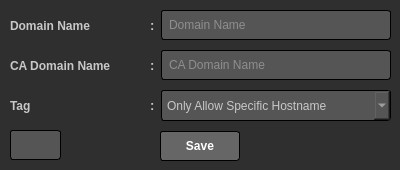
<?xml version="1.0" encoding="UTF-8"?>
<ui version="4.0">
 <class>Dialog</class>
 <widget class="QDialog" name="Dialog">
  <property name="geometry">
   <rect>
    <x>0</x>
    <y>0</y>
    <width>400</width>
    <height>170</height>
   </rect>
  </property>
  <property name="minimumSize">
   <size>
    <width>400</width>
    <height>170</height>
   </size>
  </property>
  <property name="maximumSize">
   <size>
    <width>400</width>
    <height>170</height>
   </size>
  </property>
  <property name="windowTitle">
   <string>Dialog</string>
  </property>
  <property name="windowIcon">
   <iconset>
    <normaloff>img/icon.ico</normaloff>img/icon.ico</iconset>
  </property>
  <property name="styleSheet">
   <string notr="true">QWidget{
background-color:rgb(47, 47, 47);
color:rgb(200, 200, 200)
}
QTabWidget::pane {
	border: 1px solid rgb(128, 128, 128);
	border-radius: 3px;
}
QTabBar::tab 
{
    background: #48555E;
    color: white;   
	padding:5px;
    border: 1px solid #000;
	border-top-left-radius: 3px;
	border-top-right-radius: 3px;
}
QTabBar::tab:selected, 
QTabBar::tab:hover 
{
    border-top-color: #1D2A32;
    border-color: #40494E;
    color: black;
    background: qlineargradient(x1: 0, y1: 0, x2: 0, y2: 1, stop: 0 #C1D8E8, stop: 1 #F0F5F8); 
}
QLineEdit, QComboBox, QTextEdit{
	background-color: rgb(85,85,85);
	border-color: rgb(0, 0, 0);
	border-width : 1px;
	border-style:inset;
	padding: 5px;
	border-radius:3px;
}
QPushButton{
	background:rgb(102, 102, 102);
	color:rgb(255, 255, 255);
	border-radius:3px;
	padding-top:5px;
	padding-bottom:5px;
	padding-right:10px;
	padding-left:10px;
	border-color: rgb(0, 0, 0);
	border-width : 1px;
	border-style:inset;
}
QPushButton:hover{
	background-color:rgb(128, 128, 128);
}
QPushButton:pressed{
	background-color:#A4A4A4;
	color:#000
}
QLabel{
	border:0px;
}
QCheckBox{
	border:0px;
}
QTextBrowser{
	color: rgb(230, 230, 230);
	padding:10px;
	background-image: url(template/img/logo.png);
	background-repeat: no-repeat;
  	background-attachment: fixed;
 	background-position: center;
}
QGroupBox {
    border: 2px solid gray;
    border-radius: 5px;
    margin-top: 1ex; /* leave space at the top for the title */
}

QGroupBox::title {
    subcontrol-origin: margin;
    subcontrol-position: top center; /* position at the top center */
    padding: 0 5px;
}
QGroupBox::indicator {
    width: 13px;
    height: 13px;
}
QGroupBox#groupBoxNotifications::indicator:unchecked, QGroupBox#groupBoxNotifications::indicator:checked {
	image: url(template/img/notification.png);
}
QGroupBox#groupBoxSettings::indicator:unchecked, QGroupBox#groupBoxSettings::indicator:checked {
	image: url(template/img/settings.png);
}

QGroupBox#groupBoxBrowsers::indicator:unchecked, QGroupBox#groupBoxBrowsers::indicator:checked {
	image: url(template/img/browser.png);
}

QGroupBox#groupBoxTelegram::indicator:unchecked, QGroupBox#groupBoxTelegram::indicator:checked{
	image: url(template/img/telegram.png);
}

QGroupBox#groupBoxAccountSettings::indicator:unchecked, QGroupBox#groupBoxAccountSettings::indicator:checked{
	image: url(template/img/user.png);
}

QMenuBar {
    background-color: rgb(40,40,40);
}
QMenuBar::item {
    padding: 4px 8px;
    background: transparent;
    border-radius: 4px;
}

QMenuBar::item:selected { /* when selected using mouse or keyboard */
    background: rgb(60,60,60);
	color:rgb(200,200,200);
}

QMenuBar::item:pressed {
    background: #888888;
	color: #000;
}
QHeaderView::section, QHeaderView{
	background: #48555E;
	border: 0px;
	padding-left:3px;
}
QHeaderView::item{
	border: 0px;
}
QTableCornerButton::section {
    background: #48555E;
}
QTableWidget{
	border: 1px solid gray;
	border-radius:5px;
}
QTableWidget#tableWidgetPlanetList{
	border: 2px solid gray;
	border-radius:5px;
}
QCheckBox#checkBox::indicator:unchecked {
image: url(Templates/img/proxied_off.png);
}
QCheckBox#checkBox::indicator:checked {
image: url(Templates/img/proxied_on.png);
}</string>
  </property>
  <widget class="QLabel" name="label">
   <property name="geometry">
    <rect>
     <x>10</x>
     <y>10</y>
     <width>87</width>
     <height>31</height>
    </rect>
   </property>
   <property name="font">
    <font>
     <pointsize>9</pointsize>
     <weight>75</weight>
     <bold>true</bold>
    </font>
   </property>
   <property name="text">
    <string>Domain Name</string>
   </property>
  </widget>
  <widget class="QPushButton" name="pushButtonSave">
   <property name="geometry">
    <rect>
     <x>160</x>
     <y>131</y>
     <width>80</width>
     <height>30</height>
    </rect>
   </property>
   <property name="font">
    <font>
     <weight>75</weight>
     <bold>true</bold>
    </font>
   </property>
   <property name="text">
    <string>Save</string>
   </property>
  </widget>
  <widget class="QLineEdit" name="lineEditDomain">
   <property name="geometry">
    <rect>
     <x>161</x>
     <y>10</y>
     <width>230</width>
     <height>30</height>
    </rect>
   </property>
   <property name="placeholderText">
    <string>Domain Name</string>
   </property>
  </widget>
  <widget class="QLineEdit" name="lineEditID">
   <property name="geometry">
    <rect>
     <x>10</x>
     <y>130</y>
     <width>51</width>
     <height>30</height>
    </rect>
   </property>
   <property name="placeholderText">
    <string/>
   </property>
  </widget>
  <widget class="QLabel" name="label_11">
   <property name="geometry">
    <rect>
     <x>150</x>
     <y>10</y>
     <width>10</width>
     <height>31</height>
    </rect>
   </property>
   <property name="font">
    <font>
     <pointsize>10</pointsize>
     <weight>75</weight>
     <bold>true</bold>
    </font>
   </property>
   <property name="text">
    <string>:</string>
   </property>
  </widget>
  <widget class="QLabel" name="label_2">
   <property name="geometry">
    <rect>
     <x>10</x>
     <y>50</y>
     <width>117</width>
     <height>31</height>
    </rect>
   </property>
   <property name="font">
    <font>
     <pointsize>9</pointsize>
     <weight>75</weight>
     <bold>true</bold>
    </font>
   </property>
   <property name="text">
    <string>CA Domain Name</string>
   </property>
  </widget>
  <widget class="QLabel" name="label_12">
   <property name="geometry">
    <rect>
     <x>150</x>
     <y>50</y>
     <width>10</width>
     <height>31</height>
    </rect>
   </property>
   <property name="font">
    <font>
     <pointsize>10</pointsize>
     <weight>75</weight>
     <bold>true</bold>
    </font>
   </property>
   <property name="text">
    <string>:</string>
   </property>
  </widget>
  <widget class="QLineEdit" name="lineEditCADomainName">
   <property name="geometry">
    <rect>
     <x>161</x>
     <y>50</y>
     <width>230</width>
     <height>30</height>
    </rect>
   </property>
   <property name="placeholderText">
    <string>CA Domain Name</string>
   </property>
  </widget>
  <widget class="QLabel" name="label_3">
   <property name="geometry">
    <rect>
     <x>10</x>
     <y>90</y>
     <width>87</width>
     <height>31</height>
    </rect>
   </property>
   <property name="font">
    <font>
     <pointsize>9</pointsize>
     <weight>75</weight>
     <bold>true</bold>
    </font>
   </property>
   <property name="text">
    <string>Tag</string>
   </property>
  </widget>
  <widget class="QLabel" name="label_13">
   <property name="geometry">
    <rect>
     <x>150</x>
     <y>90</y>
     <width>10</width>
     <height>31</height>
    </rect>
   </property>
   <property name="font">
    <font>
     <pointsize>10</pointsize>
     <weight>75</weight>
     <bold>true</bold>
    </font>
   </property>
   <property name="text">
    <string>:</string>
   </property>
  </widget>
  <widget class="QComboBox" name="comboBoxTag">
   <property name="geometry">
    <rect>
     <x>161</x>
     <y>90</y>
     <width>230</width>
     <height>31</height>
    </rect>
   </property>
   <item>
    <property name="text">
     <string>Only Allow Specific Hostname</string>
    </property>
   </item>
   <item>
    <property name="text">
     <string>Only Allow Wildcards</string>
    </property>
   </item>
   <item>
    <property name="text">
     <string>Send Violation Reports to URL (http:, https: or mailto:)</string>
    </property>
   </item>
  </widget>
 </widget>
 <resources/>
 <connections/>
</ui>
